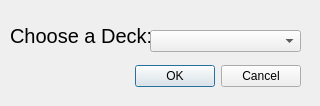
<?xml version="1.0" encoding="UTF-8"?>
<ui version="4.0">
 <class>StudySelectDiolog</class>
 <widget class="QDialog" name="StudySelectDiolog">
  <property name="geometry">
   <rect>
    <x>0</x>
    <y>0</y>
    <width>320</width>
    <height>106</height>
   </rect>
  </property>
  <property name="windowTitle">
   <string>Dialog</string>
  </property>
  <widget class="QDialogButtonBox" name="buttonBox">
   <property name="geometry">
    <rect>
     <x>-40</x>
     <y>60</y>
     <width>341</width>
     <height>32</height>
    </rect>
   </property>
   <property name="orientation">
    <enum>Qt::Horizontal</enum>
   </property>
   <property name="standardButtons">
    <set>QDialogButtonBox::Cancel|QDialogButtonBox::Ok</set>
   </property>
  </widget>
  <widget class="QLabel" name="label">
   <property name="geometry">
    <rect>
     <x>10</x>
     <y>20</y>
     <width>141</width>
     <height>31</height>
    </rect>
   </property>
   <property name="font">
    <font>
     <pointsize>15</pointsize>
    </font>
   </property>
   <property name="text">
    <string>Choose a Deck:</string>
   </property>
  </widget>
  <widget class="QComboBox" name="deckComboBox">
   <property name="geometry">
    <rect>
     <x>150</x>
     <y>30</y>
     <width>151</width>
     <height>22</height>
    </rect>
   </property>
  </widget>
 </widget>
 <resources/>
 <connections>
  <connection>
   <sender>buttonBox</sender>
   <signal>accepted()</signal>
   <receiver>StudySelectDiolog</receiver>
   <slot>accept()</slot>
   <hints>
    <hint type="sourcelabel">
     <x>248</x>
     <y>254</y>
    </hint>
    <hint type="destinationlabel">
     <x>157</x>
     <y>274</y>
    </hint>
   </hints>
  </connection>
  <connection>
   <sender>buttonBox</sender>
   <signal>rejected()</signal>
   <receiver>StudySelectDiolog</receiver>
   <slot>reject()</slot>
   <hints>
    <hint type="sourcelabel">
     <x>316</x>
     <y>260</y>
    </hint>
    <hint type="destinationlabel">
     <x>286</x>
     <y>274</y>
    </hint>
   </hints>
  </connection>
 </connections>
</ui>
